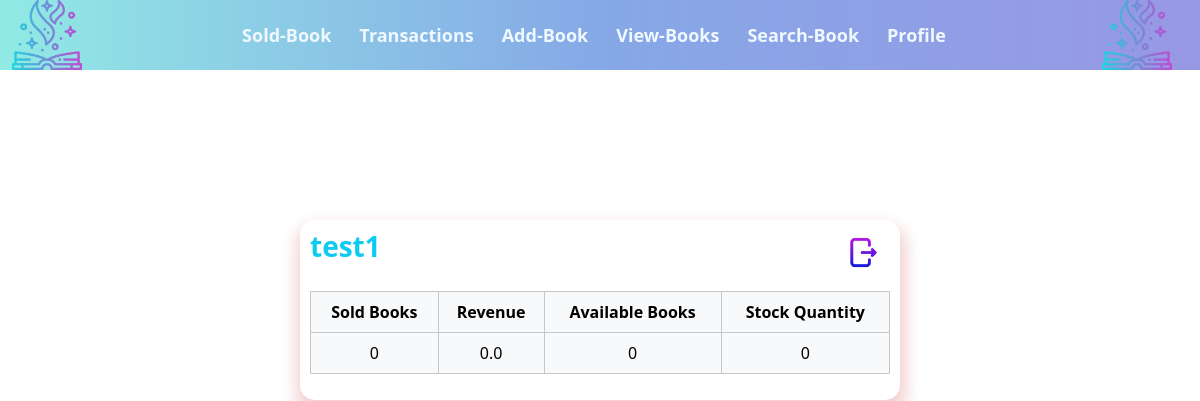
/ (signed in), run on the app's committed database.
### main/models.py (models this page shows)
class StatusReport(models.Model):
    user = models.ForeignKey(User, on_delete=models.CASCADE)
    sold_books = models.IntegerField(default=0)
    revenue = models.FloatField(default=0.0)
    available_books = models.IntegerField(default=0)
    stock_quantity = models.IntegerField(default=0)

### main/views.py (the view)
# urls.py: path('', views.profile_page, name='profile'),
@login_required(login_url='login')
def profile_page(request):
    if request.user.is_superuser:
        return redirect('super-profile')
    if request.method == 'POST':
        if 'logout-button' in request.POST:
            logout(request)
            return redirect('login')
    status = StatusReport.objects.filter(user=request.user)
    return render(request, 'profile-page.html', {'status': status})

### main/templates/profile-page.html (shortened to what this page needs)
{% extends 'layout.html' %}
{% block content %}
    <div class="box-container" style="max-width: 600px;">
        <div class="d-flex justify-content-between mb-3">
            <h3 class="text-info" style="font-weight: bold;">{{ request.user.username}}</h3>
            <form method="post">
                <button type="sumbit" name="logout-button" class="btn btn-sm" onclick="return confirm('Logout?')"><img src="../static/images/logout.png" width="35" alt="Logout"></button>
            </form>
        </div>
        <table class="table table-light bg-transparent table-hover table-bordered">
            <thead>
                <tr>
                    <th>Sold Books</th>
                    <th>Revenue</th>
                    <th>Available Books</th>
                    <th>Stock Quantity</th>
                </tr>
            </thead>
            <tbody>
                <tr>
                    {% for stat in status %}
                        <td>{{ stat.sold_books }}</td>
                        <td>{{ stat.revenue }}</td>
                        <td>{{ stat.available_books }}</td>
                        <td>{{ stat.stock_quantity }}</td>
                    {% endfor %}
                </tr>
            </tbody>
        </table>
    </div>
{% endblock %}

### main/static/css/styles.css (style rules this page uses)
.template-background { background-image: url('../images/back-ground.jpg'); background-size: cover; background-repeat: no-repeat; background-attachment: fixed; }
div.box-container { max-width: 550px; margin: auto; margin-top: 100px; text-align: center; padding: 10px; background-color: transparent; border-radius: 15px; box-shadow: 1px 10px 15px 5px rgba(197, 27, 27, 0.2); }

### data on the page
StatusReport: sold_books "0", revenue "0.0", available_books "0", stock_quantity "0"

### other printed values
{{ request.user.username }} "test1"
